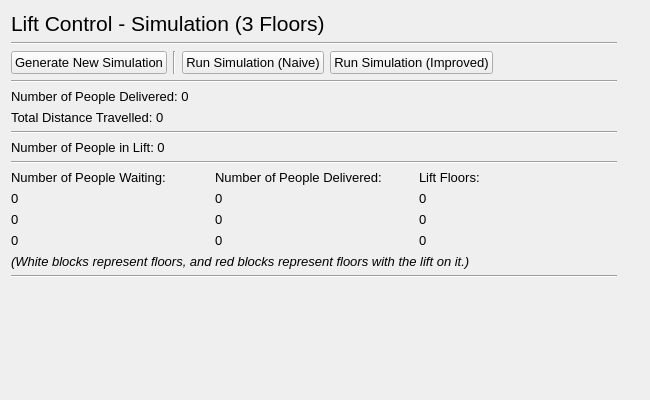
<?xml version="1.0" encoding="UTF-8"?>
<ui version="4.0">
 <class>mwindow_sim_3_floors</class>
 <widget class="QMainWindow" name="mwindow_sim_3_floors">
  <property name="geometry">
   <rect>
    <x>0</x>
    <y>0</y>
    <width>650</width>
    <height>400</height>
   </rect>
  </property>
  <property name="font">
   <font>
    <family>Arial</family>
    <pointsize>10</pointsize>
   </font>
  </property>
  <property name="windowTitle">
   <string>Simulation - Lift Control</string>
  </property>
  <widget class="QWidget" name="central_widget">
   <widget class="QWidget" name="layoutWidget">
    <property name="geometry">
     <rect>
      <x>11</x>
      <y>11</y>
      <width>606</width>
      <height>366</height>
     </rect>
    </property>
    <layout class="QVBoxLayout" name="vert_layout_lift_control">
     <item>
      <widget class="QLabel" name="lbl_lift_control">
       <property name="font">
        <font>
         <pointsize>16</pointsize>
         <weight>50</weight>
         <bold>false</bold>
        </font>
       </property>
       <property name="text">
        <string>Lift Control - Simulation (3 Floors)</string>
       </property>
      </widget>
     </item>
     <item>
      <widget class="Line" name="hori_line_lift_control">
       <property name="orientation">
        <enum>Qt::Horizontal</enum>
       </property>
      </widget>
     </item>
     <item>
      <layout class="QHBoxLayout" name="hori_layout_nav">
       <item>
        <widget class="QPushButton" name="btn_generate_new_sim">
         <property name="text">
          <string>Generate New Simulation</string>
         </property>
        </widget>
       </item>
       <item>
        <widget class="Line" name="vert_line_buttons">
         <property name="orientation">
          <enum>Qt::Vertical</enum>
         </property>
        </widget>
       </item>
       <item alignment="Qt::AlignLeft">
        <widget class="QPushButton" name="btn_run_sim_naive">
         <property name="text">
          <string>Run Simulation (Naive)</string>
         </property>
        </widget>
       </item>
       <item>
        <widget class="QPushButton" name="btn_run_sim_improved">
         <property name="text">
          <string>Run Simulation (Improved)</string>
         </property>
        </widget>
       </item>
       <item>
        <spacer name="hori_spacer_nav">
         <property name="orientation">
          <enum>Qt::Horizontal</enum>
         </property>
         <property name="sizeHint" stdset="0">
          <size>
           <width>40</width>
           <height>20</height>
          </size>
         </property>
        </spacer>
       </item>
      </layout>
     </item>
     <item>
      <widget class="Line" name="hori_line_nav">
       <property name="orientation">
        <enum>Qt::Horizontal</enum>
       </property>
      </widget>
     </item>
     <item>
      <widget class="QLabel" name="lbl_num_delivered">
       <property name="text">
        <string>Number of People Delivered: 0</string>
       </property>
      </widget>
     </item>
     <item>
      <widget class="QLabel" name="lbl_distance_travelled">
       <property name="text">
        <string>Total Distance Travelled: 0</string>
       </property>
      </widget>
     </item>
     <item>
      <widget class="Line" name="hori_line_summary">
       <property name="orientation">
        <enum>Qt::Horizontal</enum>
       </property>
      </widget>
     </item>
     <item>
      <widget class="QLabel" name="lbl_num_in_lift">
       <property name="text">
        <string>Number of People in Lift: 0</string>
       </property>
      </widget>
     </item>
     <item>
      <widget class="Line" name="hori_line_status">
       <property name="orientation">
        <enum>Qt::Horizontal</enum>
       </property>
      </widget>
     </item>
     <item>
      <layout class="QGridLayout" name="grid_layout_sim">
       <item row="0" column="0">
        <widget class="QLabel" name="lbl_waiting_floors">
         <property name="font">
          <font>
           <weight>50</weight>
           <bold>false</bold>
          </font>
         </property>
         <property name="text">
          <string>Number of People Waiting:</string>
         </property>
        </widget>
       </item>
       <item row="2" column="0">
        <widget class="QLabel" name="lbl_waiting_1">
         <property name="text">
          <string>0</string>
         </property>
        </widget>
       </item>
       <item row="1" column="2">
        <widget class="QLabel" name="lbl_floor_2">
         <property name="text">
          <string>0</string>
         </property>
        </widget>
       </item>
       <item row="3" column="0">
        <widget class="QLabel" name="lbl_waiting_0">
         <property name="text">
          <string>0</string>
         </property>
        </widget>
       </item>
       <item row="2" column="1">
        <widget class="QLabel" name="lbl_delivered_1">
         <property name="text">
          <string>0</string>
         </property>
        </widget>
       </item>
       <item row="0" column="2">
        <widget class="QLabel" name="lbl_lift_floors">
         <property name="font">
          <font>
           <weight>50</weight>
           <bold>false</bold>
          </font>
         </property>
         <property name="text">
          <string>Lift Floors:</string>
         </property>
        </widget>
       </item>
       <item row="3" column="2">
        <widget class="QLabel" name="lbl_floor_0">
         <property name="text">
          <string>0</string>
         </property>
        </widget>
       </item>
       <item row="1" column="1">
        <widget class="QLabel" name="lbl_delivered_2">
         <property name="text">
          <string>0</string>
         </property>
        </widget>
       </item>
       <item row="0" column="1">
        <widget class="QLabel" name="lbl_delivered_floors">
         <property name="font">
          <font>
           <weight>50</weight>
           <bold>false</bold>
          </font>
         </property>
         <property name="text">
          <string>Number of People Delivered:</string>
         </property>
        </widget>
       </item>
       <item row="1" column="0">
        <widget class="QLabel" name="lbl_waiting_2">
         <property name="text">
          <string>0</string>
         </property>
        </widget>
       </item>
       <item row="3" column="1">
        <widget class="QLabel" name="lbl_delivered_0">
         <property name="text">
          <string>0</string>
         </property>
        </widget>
       </item>
       <item row="2" column="2">
        <widget class="QLabel" name="lbl_floor_1">
         <property name="text">
          <string>0</string>
         </property>
        </widget>
       </item>
      </layout>
     </item>
     <item>
      <widget class="QLabel" name="lbl_key">
       <property name="font">
        <font>
         <italic>true</italic>
        </font>
       </property>
       <property name="text">
        <string>(White blocks represent floors, and red blocks represent floors with the lift on it.)</string>
       </property>
      </widget>
     </item>
     <item>
      <widget class="Line" name="hori_line_sim">
       <property name="orientation">
        <enum>Qt::Horizontal</enum>
       </property>
      </widget>
     </item>
     <item>
      <widget class="QLabel" name="lbl_update">
       <property name="text">
        <string/>
       </property>
      </widget>
     </item>
     <item>
      <spacer name="vert_spacer">
       <property name="orientation">
        <enum>Qt::Vertical</enum>
       </property>
       <property name="sizeHint" stdset="0">
        <size>
         <width>20</width>
         <height>40</height>
        </size>
       </property>
      </spacer>
     </item>
    </layout>
   </widget>
  </widget>
 </widget>
 <resources/>
 <connections/>
</ui>
